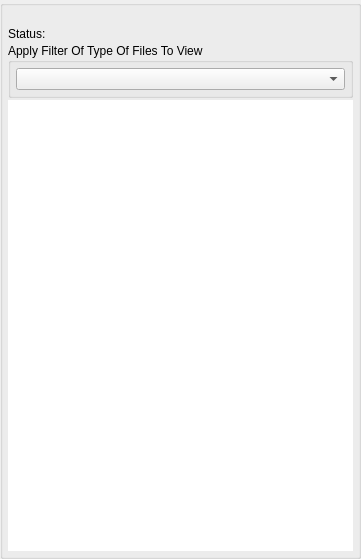
<?xml version="1.0" encoding="UTF-8"?>
<ui version="4.0">
 <class>AppletPeerViewSharedFilesUi</class>
 <widget class="QWidget" name="AppletPeerViewSharedFilesUi">
  <property name="windowModality">
   <enum>Qt::ApplicationModal</enum>
  </property>
  <property name="geometry">
   <rect>
    <x>0</x>
    <y>0</y>
    <width>361</width>
    <height>559</height>
   </rect>
  </property>
  <property name="sizePolicy">
   <sizepolicy hsizetype="Expanding" vsizetype="Expanding">
    <horstretch>0</horstretch>
    <verstretch>0</verstretch>
   </sizepolicy>
  </property>
  <property name="windowTitle">
   <string>Browse Files</string>
  </property>
  <property name="windowOpacity">
   <double>1.000000000000000</double>
  </property>
  <property name="toolTip">
   <string/>
  </property>
  <layout class="QVBoxLayout" name="verticalLayout">
   <property name="spacing">
    <number>0</number>
   </property>
   <property name="leftMargin">
    <number>0</number>
   </property>
   <property name="topMargin">
    <number>0</number>
   </property>
   <property name="rightMargin">
    <number>0</number>
   </property>
   <property name="bottomMargin">
    <number>0</number>
   </property>
   <item>
    <widget class="QGroupBox" name="FileItemsBox">
     <property name="sizePolicy">
      <sizepolicy hsizetype="Expanding" vsizetype="Expanding">
       <horstretch>0</horstretch>
       <verstretch>0</verstretch>
      </sizepolicy>
     </property>
     <property name="minimumSize">
      <size>
       <width>0</width>
       <height>0</height>
      </size>
     </property>
     <property name="title">
      <string/>
     </property>
     <layout class="QVBoxLayout" name="verticalLayout_2">
      <property name="spacing">
       <number>2</number>
      </property>
      <property name="leftMargin">
       <number>5</number>
      </property>
      <property name="topMargin">
       <number>5</number>
      </property>
      <property name="rightMargin">
       <number>5</number>
      </property>
      <property name="bottomMargin">
       <number>5</number>
      </property>
      <item>
       <widget class="QLabel" name="m_StatusLabel">
        <property name="text">
         <string notr="true"/>
        </property>
       </widget>
      </item>
      <item>
       <layout class="QHBoxLayout" name="horizontalLayout_2">
        <item>
         <widget class="QLabel" name="label">
          <property name="sizePolicy">
           <sizepolicy hsizetype="Minimum" vsizetype="Preferred">
            <horstretch>0</horstretch>
            <verstretch>0</verstretch>
           </sizepolicy>
          </property>
          <property name="text">
           <string>Status:</string>
          </property>
         </widget>
        </item>
        <item>
         <widget class="QLabel" name="m_StatusMsgLabel">
          <property name="sizePolicy">
           <sizepolicy hsizetype="Expanding" vsizetype="Preferred">
            <horstretch>0</horstretch>
            <verstretch>0</verstretch>
           </sizepolicy>
          </property>
          <property name="text">
           <string/>
          </property>
         </widget>
        </item>
       </layout>
      </item>
      <item>
       <widget class="QGroupBox" name="m_FileFilterGroupBox">
        <property name="sizePolicy">
         <sizepolicy hsizetype="Preferred" vsizetype="Minimum">
          <horstretch>0</horstretch>
          <verstretch>0</verstretch>
         </sizepolicy>
        </property>
        <property name="title">
         <string>Apply Filter Of Type Of Files To View</string>
        </property>
        <layout class="QVBoxLayout" name="verticalLayout_3">
         <property name="spacing">
          <number>2</number>
         </property>
         <property name="leftMargin">
          <number>5</number>
         </property>
         <property name="topMargin">
          <number>5</number>
         </property>
         <property name="rightMargin">
          <number>5</number>
         </property>
         <property name="bottomMargin">
          <number>5</number>
         </property>
         <item>
          <widget class="VxComboBoxFileFilter" name="m_FileFilterComboBox"/>
         </item>
        </layout>
       </widget>
      </item>
      <item>
       <widget class="QListWidget" name="FileItemList">
        <property name="font">
         <font>
          <pointsize>8</pointsize>
         </font>
        </property>
        <property name="frameShape">
         <enum>QFrame::NoFrame</enum>
        </property>
        <property name="frameShadow">
         <enum>QFrame::Plain</enum>
        </property>
        <property name="lineWidth">
         <number>0</number>
        </property>
        <property name="horizontalScrollBarPolicy">
         <enum>Qt::ScrollBarAlwaysOff</enum>
        </property>
        <property name="iconSize">
         <size>
          <width>32</width>
          <height>32</height>
         </size>
        </property>
        <property name="verticalScrollMode">
         <enum>QAbstractItemView::ScrollPerPixel</enum>
        </property>
        <property name="resizeMode">
         <enum>QListView::Adjust</enum>
        </property>
        <property name="uniformItemSizes">
         <bool>true</bool>
        </property>
       </widget>
      </item>
     </layout>
    </widget>
   </item>
  </layout>
 </widget>
 <customwidgets>
  <customwidget>
   <class>VxComboBoxFileFilter</class>
   <extends>QComboBox</extends>
   <header>VxComboBoxFileFilter.h</header>
  </customwidget>
 </customwidgets>
 <resources>
  <include location="../gotvcommon.qrc"/>
 </resources>
 <connections/>
</ui>
